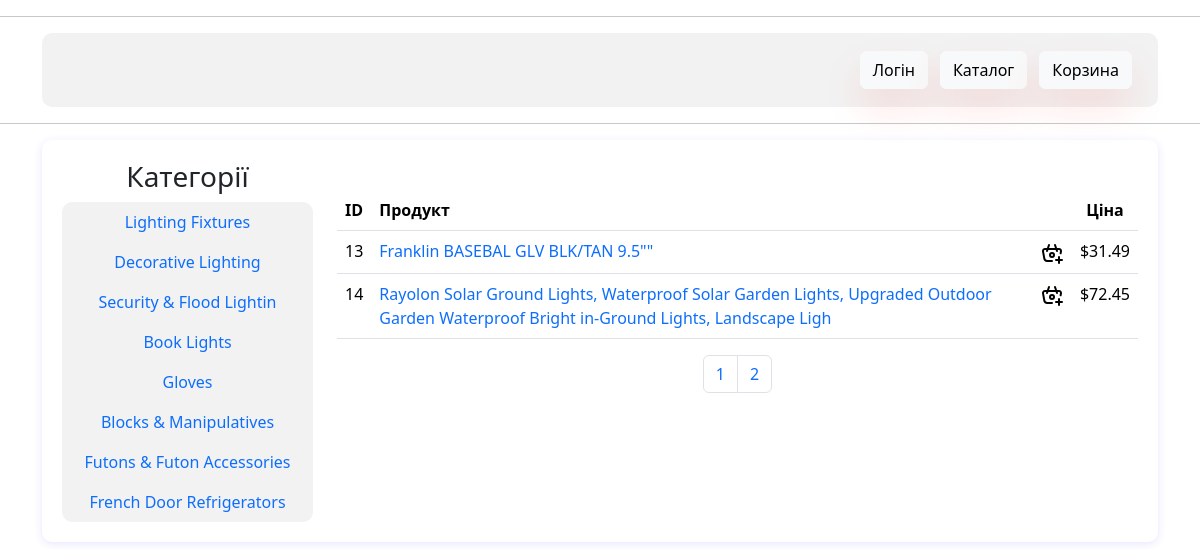
Before: /show-all-products/page/2/ with the older database file.
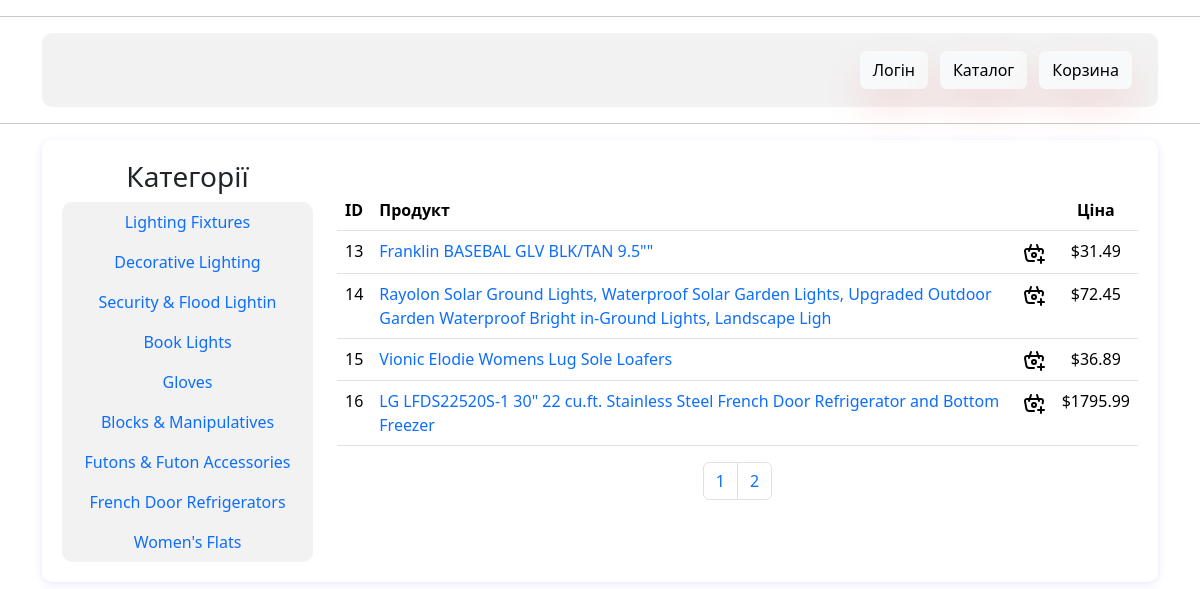
After: the same page with the newer database file.
### product/models.py (models this page shows, shortened)
class Category(models.Model):
    name = models.CharField(max_length=255, unique=True)

class Product(models.Model):
    product_id = models.CharField(max_length=15)
    brand_name = models.CharField(max_length=50)
    product_name = models.CharField(max_length=255)
    category = models.ForeignKey(to=Category, on_delete=models.CASCADE)
    discounted_price = models.CharField(max_length=10)
    price_before_discount = models.CharField(max_length=10)
    savings_percent = models.CharField(max_length=255)
    product_link = models.CharField(max_length=255)

### product/views.py (the view)
# urls.py: path('show-all-products/', views.show_all_products, name='show_all_products'),
def show_all_products(request, category_name=None, page_number=1):
    if category_name:
        category = Category.objects.get(name=category_name)
        products = Product.objects.filter(category=category).order_by('id')
    else:
        products = Product.objects.all().order_by('id')
    per_page = 10
    paginator = Paginator(products, per_page)
    products_paginator = paginator.page(page_number)
    context = {'title': 'Каталог',
               'products': products_paginator,
               'categories': Category.objects.all()
               }
    return render(request, template_name='product/show_all_products.html', context=context)

### product/templates/product/show_all_products.html (shortened to what this page needs)
{% load static %}
<!DOCTYPE html>
<html lang="en">
<head>
</head>
<body>
{% include 'product/base.html' %}
<div class="container">
    <div class="blue-container">
    <div class="row">
      <div class="col-md-3">
        <h3>Категорії</h3>
        <ul class="nav flex-column">
            {% for category in categories %}
          <li class="category-item"><a class="nav-link" href="{% url 'product:category' category.name %}">{{ category.name }}</a></li>
            {% endfor %}
    </ul>
  </div>
   <div class="col-md-9">
        <table class="table">
            <thead>
                <tr>
                    <th class="text-left">ID</th>
                    <th class="text-left">Продукт</th>
                    <th class="text-center"></th>
                    <th class="text-center">Ціна</th>
                </tr>
            </thead>
            <tbody>
                {% for product in products %}
                    <tr>
                        <td class="text-left">{{ product.id }}</td>
                        <td class="text-left"><a href="{% url 'product:product_detail' product_id=product.pk %}">
                            {{ product.product_name }}</a></td>
                        <td><a href="{% url 'basket:add_basket'  product_id=product.id %}">
                             <img src="{% static 'icons/basket-plus.svg' %}" alt="Додати до корзини" title="Додати до корзини">
                        </a></td>
                        <td class="text-center">{{ product.discounted_price }}</td>
                    </tr>
                {% endfor %}
            </tbody>
        </table>
   <nav aria-label="Page navigation example">
                <ul class="pagination justify-content-center">
                    {% for page in products.paginator.page_range %}
                    <li class="page-item"><a class="page-link" href="{% url 'product:paginator' page %}">{{ page }}</a></li>
                        {% endfor %}
                </ul>
            </nav>
    </div>
  </div>
</div>
</body>
</html>

### product/templates/product/base.html (shortened to what this page needs)
<!DOCTYPE html>
<html lang="uk">
<head>
  <link href="https://cdn.jsdelivr.net/npm/bootstrap@5.3.2/dist/css/bootstrap.min.css" rel="stylesheet">
</head>
<body>
  <hr>
  <div class="container mt-3">
    <div class="button-container">
      <ul class="nav justify-content-between">
        <div class="d-flex">
            {% if user.is_authenticated %}
          <li class="nav-item">
            <a class="nav-link" href="#"><button type="button" class="btn">
                Вітаємо вас, {{ user.username }}</button></a>
          </li>
            <li class="nav-item">
            <a class="nav-link" href="{% url 'users:logout' %}"><button type="button" class="btn btn-light shadow-btn">Вийти</button></a>
          </li>
           {% else %}
          <li class="nav-item">
            <a class="nav-link" href="{% url 'users:login' %}"><button type="button" class="btn btn-light shadow-btn">Логін</button></a>
          </li>
          {% endif %}
          <li class="nav-item">
            <a class="nav-link" href="{% url 'product:show_all_products' %}"><button type="button" class="btn btn-light shadow-btn">Каталог</button></a>
          </li>
          <li class="nav-item">
            <a class="nav-link" href="{% url 'basket:show_basket' %}"><button type="button" class="btn btn-light shadow-btn">Корзина</button></a>
          </li>
        </div>
      </ul>
    </div>
  </div>
  <hr>
</body>
</html>

### product/templates/product/base.html (style rules this page uses)
.nav-item { margin-left: -40px; padding-left: 20px; }
.shadow-btn { box-shadow: 0 20px 40px 0 rgba(255, 0, 0, 0.1); }
.button-container { background-color: #f2f2f2; border-radius: 10px; padding: 10px; margin-bottom: 10px; width: 100%; }
.blue-container { box-shadow: 0 2px 10px 0 rgba(0, 0, 255, 0.1); padding: 20px; margin-top: 10px; border-radius: 10px; height: 100%; }
.text-left { text-align: left; }
.text-center { text-align: center; }
.flex-column { background-color: #f2f2f2; border-radius: 10px; }
.category-item { text-align: center; }
h3 { text-align: center; }
.table { margin-top: 30px; }
a { text-decoration: none; }

Changed rows visible on the page:
added Category: name "Women's Flats"
added Product: id "15", product_name "Vionic Elodie Womens Lug Sole Loafers", discounted_price "$36.89"
added Product: id "16", product_name "LG LFDS22520S-1 30\" 22 cu.ft. Stainless Steel French Door Refrigerator and Bottom Freezer", discounted_price "$1795.99"
